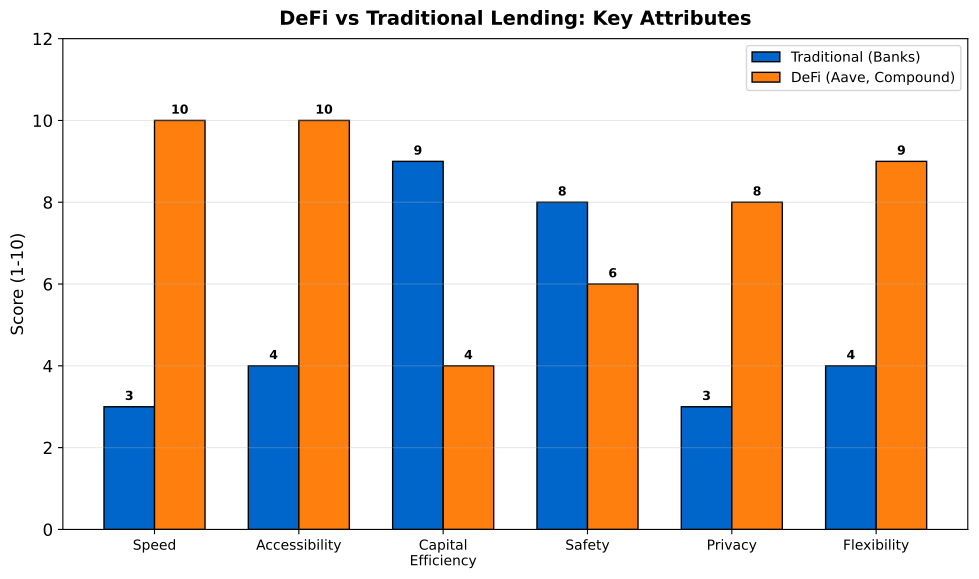

Recreate this plot in Python.
"""
DeFi vs Traditional Lending Comparison
Grouped bar chart comparing key features
"""

import matplotlib.pyplot as plt
import numpy as np
from pathlib import Path

CHART_METADATA = {
    'title': 'Lending Comparison',
    'url': 'https://github.com/Digital-AI-Finance/Blockchain_Crypto/tree/main/Module_E_DeFi_Ecosystem/L37_Lending_Protocols/charts/01_lending_comparison'
}

plt.rcParams.update({
    'font.size': 14,
    'axes.labelsize': 14,
    'axes.titlesize': 16,
    'xtick.labelsize': 12,
    'ytick.labelsize': 12,
    'legend.fontsize': 12,
    'figure.figsize': (10, 6),
    'figure.dpi': 150
})

MLPURPLE = '#3333B2'
MLBLUE = '#0066CC'
MLORANGE = '#FF7F0E'
MLGREEN = '#2CA02C'
MLRED = '#D62728'

fig, ax = plt.subplots(figsize=(10, 6))

# Categories and scores (higher = better/more)
categories = ['Speed', 'Accessibility', 'Capital\nEfficiency', 'Safety', 'Privacy', 'Flexibility']
tradfi_scores = [3, 4, 9, 8, 3, 4]
defi_scores = [10, 10, 4, 6, 8, 9]

x = np.arange(len(categories))
width = 0.35

bars1 = ax.bar(x - width/2, tradfi_scores, width, label='Traditional (Banks)',
               color=MLBLUE, edgecolor='black', linewidth=1)
bars2 = ax.bar(x + width/2, defi_scores, width, label='DeFi (Aave, Compound)',
               color=MLORANGE, edgecolor='black', linewidth=1)

# Add value labels
for bar in bars1:
    height = bar.get_height()
    ax.annotate(f'{int(height)}',
                xy=(bar.get_x() + bar.get_width()/2, height),
                xytext=(0, 3), textcoords='offset points',
                ha='center', va='bottom', fontsize=14, fontweight='bold')

for bar in bars2:
    height = bar.get_height()
    ax.annotate(f'{int(height)}',
                xy=(bar.get_x() + bar.get_width()/2, height),
                xytext=(0, 3), textcoords='offset points',
                ha='center', va='bottom', fontsize=14, fontweight='bold')

ax.set_ylabel('Score (1-10)', fontsize=15)
ax.set_xticks(x)
ax.set_xticklabels(categories, fontsize=14)
ax.set_ylim(0, 12)

ax.legend(loc='upper right', fontsize=14)
ax.grid(True, alpha=0.3, axis='y')

ax.set_title('DeFi vs Traditional Lending: Key Attributes', fontweight='bold', fontsize=14, pad=10)
plt.tight_layout()

output_path = Path(__file__).parent / 'chart.pdf'
plt.savefig(output_path, bbox_inches='tight', dpi=300)
print(f"Chart saved to: {output_path.absolute()}")
plt.close()
